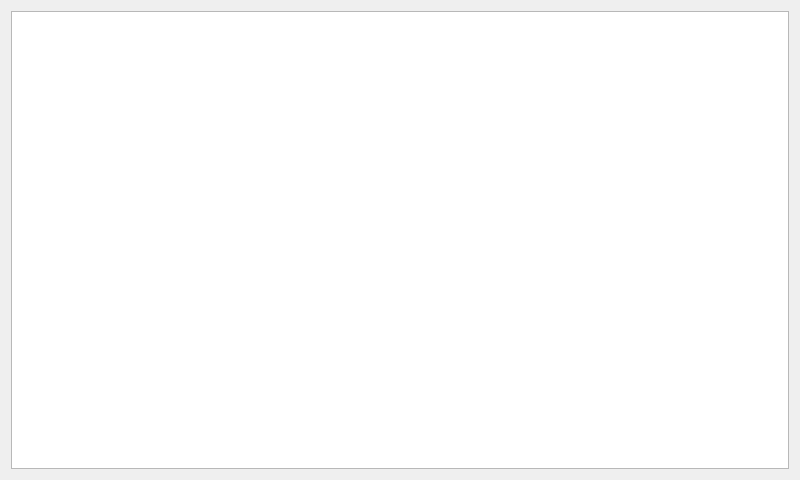
<?xml version="1.0" encoding="UTF-8"?>
<ui version="4.0">
 <class>newButtonDialog</class>
 <widget class="QDialog" name="newButtonDialog">
  <property name="geometry">
   <rect>
    <x>0</x>
    <y>0</y>
    <width>800</width>
    <height>480</height>
   </rect>
  </property>
  <property name="windowTitle">
   <string>Select button</string>
  </property>
  <layout class="QVBoxLayout" name="verticalLayout">
   <item>
    <widget class="QListWidget" name="listWidget"/>
   </item>
  </layout>
 </widget>
 <resources/>
 <connections/>
</ui>
